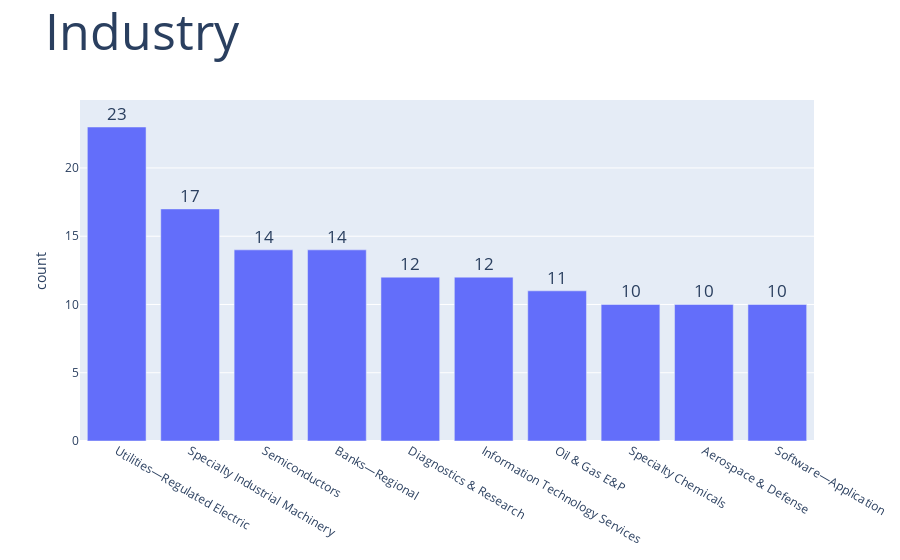
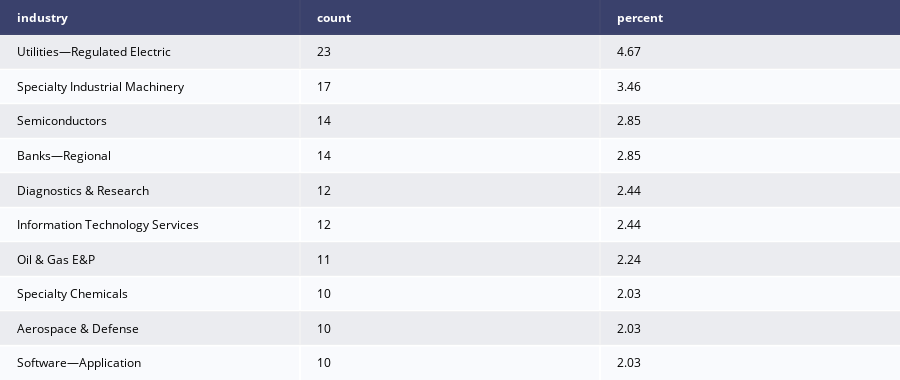
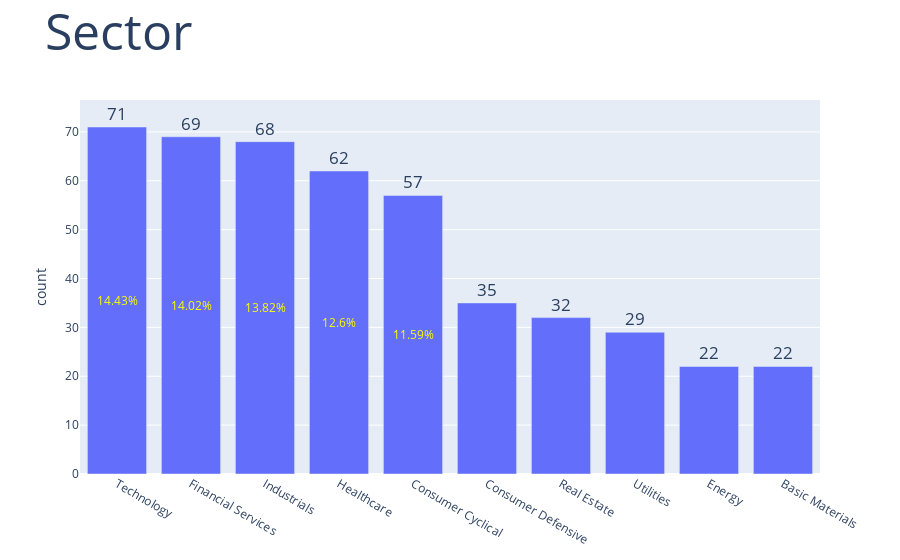
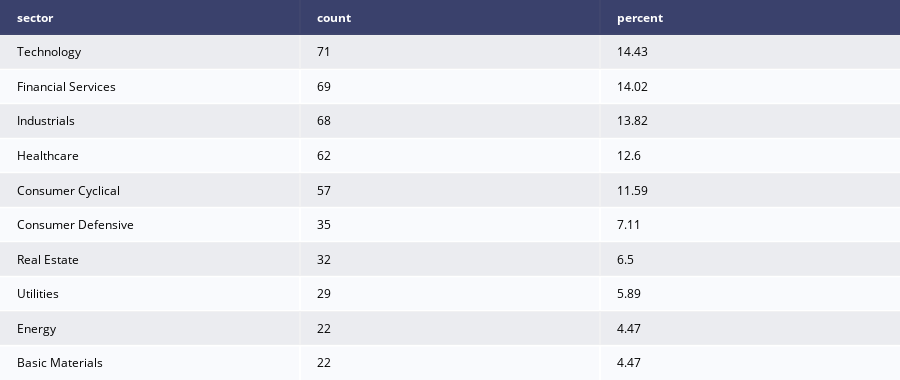

Notebook cell for these charts, in order:
### Code cell
for col in categorized_cols:
    _ = plot_value_counts(col,1,1)

### Figure 1 — Plotly figure (JSON) as saved in the notebook; plotly's stock layout.template omitted (floating-point values rounded to 4 significant figures)
{"data": [{"type": "bar", "x": ["Utilities—Regulated Electric", "Specialty Industrial Machinery", "Semiconductors", "Banks—Regional", "Diagnostics & Research", "Information Technology Services", "Oil & Gas E&P", "Specialty Chemicals", "Aerospace & Defense", "Software—Application"], "y": [23, 17, 14, 14, 12, 12, 11, 10, 10, 10]}], "layout": {"annotations": [{"font": {"size": 17}, "showarrow": false, "text": "23", "x": "Utilities—Regulated Electric", "xanchor": "center", "y": 23, "yanchor": "bottom"}, {"font": {"size": 17}, "showarrow": false, "text": "17", "x": "Specialty Industrial Machinery", "xanchor": "center", "y": 17, "yanchor": "bottom"}, {"font": {"size": 17}, "showarrow": false, "text": "14", "x": "Semiconductors", "xanchor": "center", "y": 14, "yanchor": "bottom"}, {"font": {"size": 17}, "showarrow": false, "text": "14", "x": "Banks—Regional", "xanchor": "center", "y": 14, "yanchor": "bottom"}, {"font": {"size": 17}, "showarrow": false, "text": "12", "x": "Diagnostics & Research", "xanchor": "center", "y": 12, "yanchor": "bottom"}, {"font": {"size": 17}, "showarrow": false, "text": "12", "x": "Information Technology Services", "xanchor": "center", "y": 12, "yanchor": "bottom"}, {"font": {"size": 17}, "showarrow": false, "text": "11", "x": "Oil & Gas E&P", "xanchor": "center", "y": 11, "yanchor": "bottom"}, {"font": {"size": 17}, "showarrow": false, "text": "10", "x": "Specialty Chemicals", "xanchor": "center", "y": 10, "yanchor": "bottom"}, {"font": {"size": 17}, "showarrow": false, "text": "10", "x": "Aerospace & Defense", "xanchor": "center", "y": 10, "yanchor": "bottom"}, {"font": {"size": 17}, "showarrow": false, "text": "10", "x": "Software—Application", "xanchor": "center", "y": 10, "yanchor": "bottom"}], "title": {"font": {"size": 50}, "text": "Industry"}, "xaxis": {"type": "category"}, "yaxis": {"title": {"text": "count"}}}}

### Figure 2 — Plotly figure (JSON) as saved in the notebook; plotly's stock layout.template omitted (floating-point values rounded to 4 significant figures)
{"data": [{"colorscale": [[0, "#00083e"], [0.5, "#ededee"], [1, "#ffffff"]], "hoverinfo": "none", "opacity": 0.75, "showscale": false, "type": "heatmap", "z": [[0, 0, 0], [0.5, 0.5, 0.5], [1, 1, 1], [0.5, 0.5, 0.5], [1, 1, 1], [0.5, 0.5, 0.5], [1, 1, 1], [0.5, 0.5, 0.5], [1, 1, 1], [0.5, 0.5, 0.5], [1, 1, 1]]}], "layout": {"annotations": [{"align": "left", "font": {"color": "#ffffff"}, "showarrow": false, "text": "<b>industry</b>", "x": -0.45, "xanchor": "left", "xref": "x", "y": 0, "yref": "y"}, {"align": "left", "font": {"color": "#ffffff"}, "showarrow": false, "text": "<b>count</b>", "x": 0.55, "xanchor": "left", "xref": "x", "y": 0, "yref": "y"}, {"align": "left", "font": {"color": "#ffffff"}, "showarrow": false, "text": "<b>percent</b>", "x": 1.55, "xanchor": "left", "xref": "x", "y": 0, "yref": "y"}, {"align": "left", "font": {"color": "#000000"}, "showarrow": false, "text": "Utilities—Regulated Electric", "x": -0.45, "xanchor": "left", "xref": "x", "y": 1, "yref": "y"}, {"align": "left", "font": {"color": "#000000"}, "showarrow": false, "text": "23", "x": 0.55, "xanchor": "left", "xref": "x", "y": 1, "yref": "y"}, {"align": "left", "font": {"color": "#000000"}, "showarrow": false, "text": "4.67", "x": 1.55, "xanchor": "left", "xref": "x", "y": 1, "yref": "y"}, {"align": "left", "font": {"color": "#000000"}, "showarrow": false, "text": "Specialty Industrial Machinery", "x": -0.45, "xanchor": "left", "xref": "x", "y": 2, "yref": "y"}, {"align": "left", "font": {"color": "#000000"}, "showarrow": false, "text": "17", "x": 0.55, "xanchor": "left", "xref": "x", "y": 2, "yref": "y"}, {"align": "left", "font": {"color": "#000000"}, "showarrow": false, "text": "3.46", "x": 1.55, "xanchor": "left", "xref": "x", "y": 2, "yref": "y"}, {"align": "left", "font": {"color": "#000000"}, "showarrow": false, "text": "Semiconductors", "x": -0.45, "xanchor": "left", "xref": "x", "y": 3, "yref": "y"}, {"align": "left", "font": {"color": "#000000"}, "showarrow": false, "text": "14", "x": 0.55, "xanchor": "left", "xref": "x", "y": 3, "yref": "y"}, {"align": "left", "font": {"color": "#000000"}, "showarrow": false, "text": "2.85", "x": 1.55, "xanchor": "left", "xref": "x", "y": 3, "yref": "y"}, {"align": "left", "font": {"color": "#000000"}, "showarrow": false, "text": "Banks—Regional", "x": -0.45, "xanchor": "left", "xref": "x", "y": 4, "yref": "y"}, {"align": "left", "font": {"color": "#000000"}, "showarrow": false, "text": "14", "x": 0.55, "xanchor": "left", "xref": "x", "y": 4, "yref": "y"}, {"align": "left", "font": {"color": "#000000"}, "showarrow": false, "text": "2.85", "x": 1.55, "xanchor": "left", "xref": "x", "y": 4, "yref": "y"}, {"align": "left", "font": {"color": "#000000"}, "showarrow": false, "text": "Diagnostics & Research", "x": -0.45, "xanchor": "left", "xref": "x", "y": 5, "yref": "y"}, {"align": "left", "font": {"color": "#000000"}, "showarrow": false, "text": "12", "x": 0.55, "xanchor": "left", "xref": "x", "y": 5, "yref": "y"}, {"align": "left", "font": {"color": "#000000"}, "showarrow": false, "text": "2.44", "x": 1.55, "xanchor": "left", "xref": "x", "y": 5, "yref": "y"}, {"align": "left", "font": {"color": "#000000"}, "showarrow": false, "text": "Information Technology Services", "x": -0.45, "xanchor": "left", "xref": "x", "y": 6, "yref": "y"}, {"align": "left", "font": {"color": "#000000"}, "showarrow": false, "text": "12", "x": 0.55, "xanchor": "left", "xref": "x", "y": 6, "yref": "y"}, {"align": "left", "font": {"color": "#000000"}, "showarrow": false, "text": "2.44", "x": 1.55, "xanchor": "left", "xref": "x", "y": 6, "yref": "y"}, {"align": "left", "font": {"color": "#000000"}, "showarrow": false, "text": "Oil & Gas E&P", "x": -0.45, "xanchor": "left", "xref": "x", "y": 7, "yref": "y"}, {"align": "left", "font": {"color": "#000000"}, "showarrow": false, "text": "11", "x": 0.55, "xanchor": "left", "xref": "x", "y": 7, "yref": "y"}, {"align": "left", "font": {"color": "#000000"}, "showarrow": false, "text": "2.24", "x": 1.55, "xanchor": "left", "xref": "x", "y": 7, "yref": "y"}, {"align": "left", "font": {"color": "#000000"}, "showarrow": false, "text": "Specialty Chemicals", "x": -0.45, "xanchor": "left", "xref": "x", "y": 8, "yref": "y"}, {"align": "left", "font": {"color": "#000000"}, "showarrow": false, "text": "10", "x": 0.55, "xanchor": "left", "xref": "x", "y": 8, "yref": "y"}, {"align": "left", "font": {"color": "#000000"}, "showarrow": false, "text": "2.03", "x": 1.55, "xanchor": "left", "xref": "x", "y": 8, "yref": "y"}, {"align": "left", "font": {"color": "#000000"}, "showarrow": false, "text": "Aerospace & Defense", "x": -0.45, "xanchor": "left", "xref": "x", "y": 9, "yref": "y"}, {"align": "left", "font": {"color": "#000000"}, "showarrow": false, "text": "10", "x": 0.55, "xanchor": "left", "xref": "x", "y": 9, "yref": "y"}, {"align": "left", "font": {"color": "#000000"}, "showarrow": false, "text": "2.03", "x": 1.55, "xanchor": "left", "xref": "x", "y": 9, "yref": "y"}, {"align": "left", "font": {"color": "#000000"}, "showarrow": false, "text": "Software—Application", "x": -0.45, "xanchor": "left", "xref": "x", "y": 10, "yref": "y"}, {"align": "left", "font": {"color": "#000000"}, "showarrow": false, "text": "10", "x": 0.55, "xanchor": "left", "xref": "x", "y": 10, "yref": "y"}, {"align": "left", "font": {"color": "#000000"}, "showarrow": false, "text": "2.03", "x": 1.55, "xanchor": "left", "xref": "x", "y": 10, "yref": "y"}], "height": 380, "margin": {"b": 0, "l": 0, "r": 0, "t": 0}, "xaxis": {"dtick": 1, "gridwidth": 2, "showticklabels": false, "tick0": -0.5, "ticks": "", "zeroline": false}, "yaxis": {"autorange": "reversed", "dtick": 1, "gridwidth": 2, "showticklabels": false, "tick0": 0.5, "ticks": "", "zeroline": false}}}

### Figure 3 — Plotly figure (JSON) as saved in the notebook; plotly's stock layout.template omitted (floating-point values rounded to 4 significant figures)
{"data": [{"type": "bar", "x": ["Technology", "Financial Services", "Industrials", "Healthcare", "Consumer Cyclical", "Consumer Defensive", "Real Estate", "Utilities", "Energy", "Basic Materials"], "y": [71, 69, 68, 62, 57, 35, 32, 29, 22, 22]}], "layout": {"annotations": [{"font": {"size": 17}, "showarrow": false, "text": "71", "x": "Technology", "xanchor": "center", "y": 71, "yanchor": "bottom"}, {"font": {"size": 17}, "showarrow": false, "text": "69", "x": "Financial Services", "xanchor": "center", "y": 69, "yanchor": "bottom"}, {"font": {"size": 17}, "showarrow": false, "text": "68", "x": "Industrials", "xanchor": "center", "y": 68, "yanchor": "bottom"}, {"font": {"size": 17}, "showarrow": false, "text": "62", "x": "Healthcare", "xanchor": "center", "y": 62, "yanchor": "bottom"}, {"font": {"size": 17}, "showarrow": false, "text": "57", "x": "Consumer Cyclical", "xanchor": "center", "y": 57, "yanchor": "bottom"}, {"font": {"size": 17}, "showarrow": false, "text": "35", "x": "Consumer Defensive", "xanchor": "center", "y": 35, "yanchor": "bottom"}, {"font": {"size": 17}, "showarrow": false, "text": "32", "x": "Real Estate", "xanchor": "center", "y": 32, "yanchor": "bottom"}, {"font": {"size": 17}, "showarrow": false, "text": "29", "x": "Utilities", "xanchor": "center", "y": 29, "yanchor": "bottom"}, {"font": {"size": 17}, "showarrow": false, "text": "22", "x": "Energy", "xanchor": "center", "y": 22, "yanchor": "bottom"}, {"font": {"size": 17}, "showarrow": false, "text": "22", "x": "Basic Materials", "xanchor": "center", "y": 22, "yanchor": "bottom"}, {"font": {"color": "yellow"}, "showarrow": false, "text": "14.43%", "x": "Technology", "xanchor": "center", "y": 35.5, "yanchor": "middle"}, {"font": {"color": "yellow"}, "showarrow": false, "text": "14.02%", "x": "Financial Services", "xanchor": "center", "y": 34.5, "yanchor": "middle"}, {"font": {"color": "yellow"}, "showarrow": false, "text": "13.82%", "x": "Industrials", "xanchor": "center", "y": 34, "yanchor": "middle"}, {"font": {"color": "yellow"}, "showarrow": false, "text": "12.6%", "x": "Healthcare", "xanchor": "center", "y": 31, "yanchor": "middle"}, {"font": {"color": "yellow"}, "showarrow": false, "text": "11.59%", "x": "Consumer Cyclical", "xanchor": "center", "y": 28.5, "yanchor": "middle"}], "title": {"font": {"size": 50}, "text": "Sector"}, "xaxis": {"type": "category"}, "yaxis": {"title": {"text": "count"}}}}

### Figure 4 — Plotly figure (JSON) as saved in the notebook; plotly's stock layout.template omitted (floating-point values rounded to 4 significant figures)
{"data": [{"colorscale": [[0, "#00083e"], [0.5, "#ededee"], [1, "#ffffff"]], "hoverinfo": "none", "opacity": 0.75, "showscale": false, "type": "heatmap", "z": [[0, 0, 0], [0.5, 0.5, 0.5], [1, 1, 1], [0.5, 0.5, 0.5], [1, 1, 1], [0.5, 0.5, 0.5], [1, 1, 1], [0.5, 0.5, 0.5], [1, 1, 1], [0.5, 0.5, 0.5], [1, 1, 1]]}], "layout": {"annotations": [{"align": "left", "font": {"color": "#ffffff"}, "showarrow": false, "text": "<b>sector</b>", "x": -0.45, "xanchor": "left", "xref": "x", "y": 0, "yref": "y"}, {"align": "left", "font": {"color": "#ffffff"}, "showarrow": false, "text": "<b>count</b>", "x": 0.55, "xanchor": "left", "xref": "x", "y": 0, "yref": "y"}, {"align": "left", "font": {"color": "#ffffff"}, "showarrow": false, "text": "<b>percent</b>", "x": 1.55, "xanchor": "left", "xref": "x", "y": 0, "yref": "y"}, {"align": "left", "font": {"color": "#000000"}, "showarrow": false, "text": "Technology", "x": -0.45, "xanchor": "left", "xref": "x", "y": 1, "yref": "y"}, {"align": "left", "font": {"color": "#000000"}, "showarrow": false, "text": "71", "x": 0.55, "xanchor": "left", "xref": "x", "y": 1, "yref": "y"}, {"align": "left", "font": {"color": "#000000"}, "showarrow": false, "text": "14.43", "x": 1.55, "xanchor": "left", "xref": "x", "y": 1, "yref": "y"}, {"align": "left", "font": {"color": "#000000"}, "showarrow": false, "text": "Financial Services", "x": -0.45, "xanchor": "left", "xref": "x", "y": 2, "yref": "y"}, {"align": "left", "font": {"color": "#000000"}, "showarrow": false, "text": "69", "x": 0.55, "xanchor": "left", "xref": "x", "y": 2, "yref": "y"}, {"align": "left", "font": {"color": "#000000"}, "showarrow": false, "text": "14.02", "x": 1.55, "xanchor": "left", "xref": "x", "y": 2, "yref": "y"}, {"align": "left", "font": {"color": "#000000"}, "showarrow": false, "text": "Industrials", "x": -0.45, "xanchor": "left", "xref": "x", "y": 3, "yref": "y"}, {"align": "left", "font": {"color": "#000000"}, "showarrow": false, "text": "68", "x": 0.55, "xanchor": "left", "xref": "x", "y": 3, "yref": "y"}, {"align": "left", "font": {"color": "#000000"}, "showarrow": false, "text": "13.82", "x": 1.55, "xanchor": "left", "xref": "x", "y": 3, "yref": "y"}, {"align": "left", "font": {"color": "#000000"}, "showarrow": false, "text": "Healthcare", "x": -0.45, "xanchor": "left", "xref": "x", "y": 4, "yref": "y"}, {"align": "left", "font": {"color": "#000000"}, "showarrow": false, "text": "62", "x": 0.55, "xanchor": "left", "xref": "x", "y": 4, "yref": "y"}, {"align": "left", "font": {"color": "#000000"}, "showarrow": false, "text": "12.6", "x": 1.55, "xanchor": "left", "xref": "x", "y": 4, "yref": "y"}, {"align": "left", "font": {"color": "#000000"}, "showarrow": false, "text": "Consumer Cyclical", "x": -0.45, "xanchor": "left", "xref": "x", "y": 5, "yref": "y"}, {"align": "left", "font": {"color": "#000000"}, "showarrow": false, "text": "57", "x": 0.55, "xanchor": "left", "xref": "x", "y": 5, "yref": "y"}, {"align": "left", "font": {"color": "#000000"}, "showarrow": false, "text": "11.59", "x": 1.55, "xanchor": "left", "xref": "x", "y": 5, "yref": "y"}, {"align": "left", "font": {"color": "#000000"}, "showarrow": false, "text": "Consumer Defensive", "x": -0.45, "xanchor": "left", "xref": "x", "y": 6, "yref": "y"}, {"align": "left", "font": {"color": "#000000"}, "showarrow": false, "text": "35", "x": 0.55, "xanchor": "left", "xref": "x", "y": 6, "yref": "y"}, {"align": "left", "font": {"color": "#000000"}, "showarrow": false, "text": "7.11", "x": 1.55, "xanchor": "left", "xref": "x", "y": 6, "yref": "y"}, {"align": "left", "font": {"color": "#000000"}, "showarrow": false, "text": "Real Estate", "x": -0.45, "xanchor": "left", "xref": "x", "y": 7, "yref": "y"}, {"align": "left", "font": {"color": "#000000"}, "showarrow": false, "text": "32", "x": 0.55, "xanchor": "left", "xref": "x", "y": 7, "yref": "y"}, {"align": "left", "font": {"color": "#000000"}, "showarrow": false, "text": "6.5", "x": 1.55, "xanchor": "left", "xref": "x", "y": 7, "yref": "y"}, {"align": "left", "font": {"color": "#000000"}, "showarrow": false, "text": "Utilities", "x": -0.45, "xanchor": "left", "xref": "x", "y": 8, "yref": "y"}, {"align": "left", "font": {"color": "#000000"}, "showarrow": false, "text": "29", "x": 0.55, "xanchor": "left", "xref": "x", "y": 8, "yref": "y"}, {"align": "left", "font": {"color": "#000000"}, "showarrow": false, "text": "5.89", "x": 1.55, "xanchor": "left", "xref": "x", "y": 8, "yref": "y"}, {"align": "left", "font": {"color": "#000000"}, "showarrow": false, "text": "Energy", "x": -0.45, "xanchor": "left", "xref": "x", "y": 9, "yref": "y"}, {"align": "left", "font": {"color": "#000000"}, "showarrow": false, "text": "22", "x": 0.55, "xanchor": "left", "xref": "x", "y": 9, "yref": "y"}, {"align": "left", "font": {"color": "#000000"}, "showarrow": false, "text": "4.47", "x": 1.55, "xanchor": "left", "xref": "x", "y": 9, "yref": "y"}, {"align": "left", "font": {"color": "#000000"}, "showarrow": false, "text": "Basic Materials", "x": -0.45, "xanchor": "left", "xref": "x", "y": 10, "yref": "y"}, {"align": "left", "font": {"color": "#000000"}, "showarrow": false, "text": "22", "x": 0.55, "xanchor": "left", "xref": "x", "y": 10, "yref": "y"}, {"align": "left", "font": {"color": "#000000"}, "showarrow": false, "text": "4.47", "x": 1.55, "xanchor": "left", "xref": "x", "y": 10, "yref": "y"}], "height": 380, "margin": {"b": 0, "l": 0, "r": 0, "t": 0}, "xaxis": {"dtick": 1, "gridwidth": 2, "showticklabels": false, "tick0": -0.5, "ticks": "", "zeroline": false}, "yaxis": {"autorange": "reversed", "dtick": 1, "gridwidth": 2, "showticklabels": false, "tick0": 0.5, "ticks": "", "zeroline": false}}}
